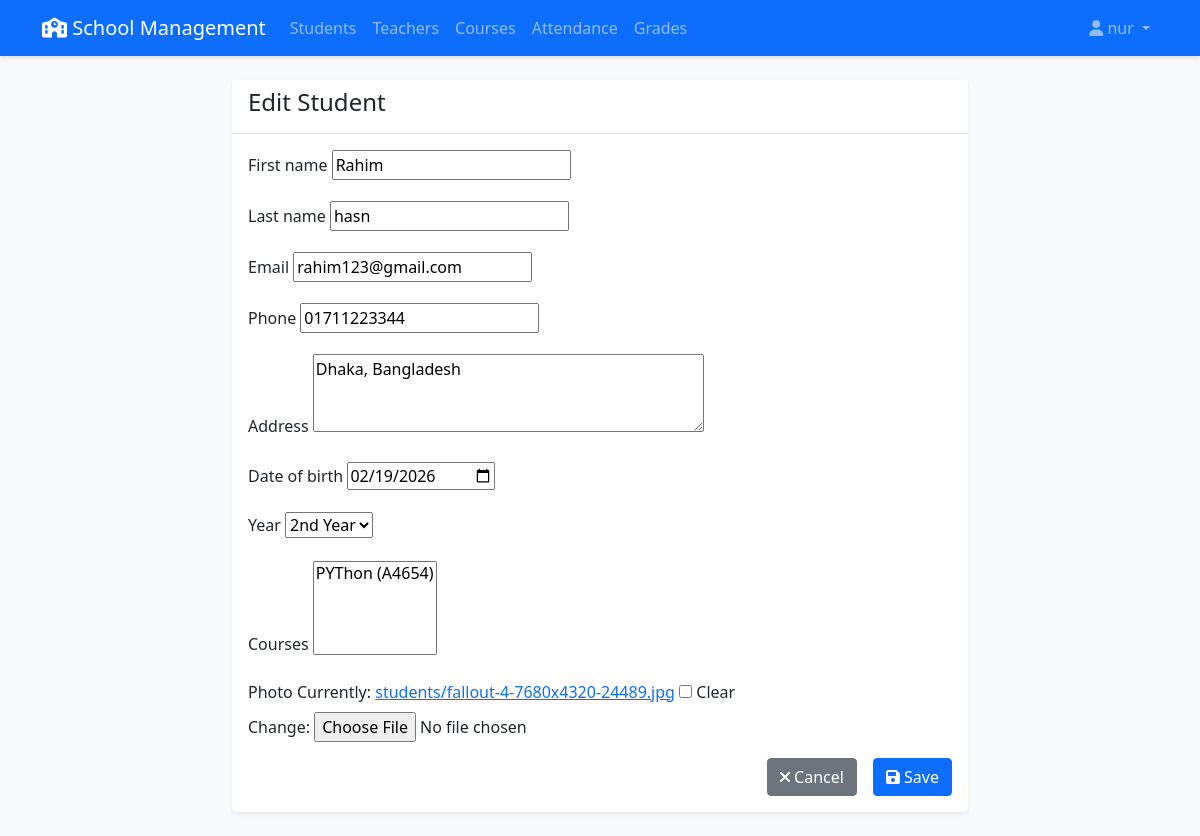
/students/2/update/ (signed in), run on the app's committed database.
### school/models.py (models this page shows, shortened)
class Student(models.Model):
    YEAR_CHOICES = [
        ('1', '1st Year'),
        ('2', '2nd Year'),
        ('3', '3rd Year'),
        ('4', '4th Year'),
    ]
    user = models.OneToOneField(User, on_delete=models.CASCADE, null=True, blank=True)
    first_name = models.CharField(max_length=50)
    last_name = models.CharField(max_length=50)
    email = models.EmailField(unique=True)
    phone = models.CharField(max_length=15)
    address = models.TextField()
    date_of_birth = models.DateField()
    enrollment_date = models.DateField(auto_now_add=True)
    year = models.CharField(max_length=1, choices=YEAR_CHOICES, default='1')
    courses = models.ManyToManyField(Course, related_name='students', blank=True)
    photo = models.ImageField(upload_to='students/', null=True, blank=True)

### school/views.py (the view)
# urls.py: path('students/<int:pk>/update/', views.student_update, name='student-update'),
@login_required
def student_update(request, pk):
    student = get_object_or_404(Student, pk=pk)
    if request.method == 'POST':
        form = StudentForm(request.POST, request.FILES, instance=student)
        if form.is_valid():
            form.save()
            messages.success(request, 'Student updated successfully!')
            return redirect('student-detail', pk=student.pk)
    else:
        form = StudentForm(instance=student)
    return render(request, 'school/student_form.html', {'form': form, 'title': 'Edit Student'})

### school/forms.py
class StudentForm(forms.ModelForm):
    class Meta:
        model = Student
        fields = ['first_name', 'last_name', 'email', 'phone', 'address',
                 'date_of_birth', 'year', 'courses', 'photo']
        widgets = {
            'date_of_birth': forms.DateInput(attrs={'type': 'date'}),
            'address': forms.Textarea(attrs={'rows': 3}),
        }

### school/models.py (called while the page is built)
    def __str__(self):
        return f"{self.name} ({self.code})"

### school/templates/school/student_form.html (shortened to what this page needs)
{% extends 'school/base.html' %}
{% block content %}
<div class="row justify-content-center">
    <div class="col-md-8">
        <div class="card">
            <div class="card-header">
                <h4>{{ title }}</h4>
            </div>
            <div class="card-body">
                <form method="POST" enctype="multipart/form-data">
                    {% for field in form %}
                    <div class="mb-3">
                        <label for="{{ field.id_for_label }}" class="form-label">
                            {{ field.label }}
                        </label>
                        {{ field }}
                    </div>
                    {% endfor %}
                    <div class="d-grid gap-2 d-md-flex justify-content-md-end">
                        <a href="{% url 'student-list' %}" class="btn btn-secondary me-md-2">
                            <i class="fas fa-times"></i> Cancel
                        </a>
                        <button type="submit" class="btn btn-primary">
                            <i class="fas fa-save"></i> Save
                        </button>
                    </div>
                </form>
            </div>
        </div>
    </div>
</div>
{% endblock %}

### school/templates/school/base.html (shortened to what this page needs)
<!DOCTYPE html>
<html lang="en">
<head>
    <link href="https://cdn.jsdelivr.net/npm/bootstrap@5.1.3/dist/css/bootstrap.min.css" rel="stylesheet">
    <link rel="stylesheet" href="https://cdnjs.cloudflare.com/ajax/libs/font-awesome/6.0.0/css/all.min.css">
    {% load static %}
    <link rel="stylesheet" href="{% static 'css/style.css' %}">
</head>
<body>
    <nav class="navbar navbar-expand-lg navbar-dark bg-primary">
        <div class="container">
            <a class="navbar-brand" href="{% url 'home' %}">
                <i class="fas fa-school"></i> School Management
            </a>
            <div class="collapse navbar-collapse" id="navbarNav">
                <ul class="navbar-nav me-auto">
                    <li class="nav-item">
                        <a class="nav-link" href="{% url 'student-list' %}">Students</a>
                    </li>
                    <li class="nav-item">
                        <a class="nav-link" href="{% url 'teacher-list' %}">Teachers</a>
                    </li>
                    <li class="nav-item">
                        <a class="nav-link" href="{% url 'course-list' %}">Courses</a>
                    </li>
                    {% if user.is_authenticated %}
                    <li class="nav-item">
                        <a class="nav-link" href="{% url 'attendance-list' %}">Attendance</a>
                    </li>
                    <li class="nav-item">
                        <a class="nav-link" href="{% url 'grade-list' %}">Grades</a>
                    </li>
                    {% endif %}
                </ul>
                <ul class="navbar-nav">
                    {% if user.is_authenticated %}
                    <li class="nav-item dropdown">
                        <a class="nav-link dropdown-toggle" href="#" id="navbarDropdown" role="button" data-bs-toggle="dropdown">
                            <i class="fas fa-user"></i> {{ user.username }}
                        </a>
                    </li>
                    {% endif %}
                </ul>
            </div>
        </div>
    </nav>
    <div class="container mt-4">
        {% block content %}
        {% endblock %}
    </div>
</body>
</html>

### static/css/style.css (style rules this page uses)
body { background-color: #f8f9fa; }
.navbar { box-shadow: 0 2px 4px rgba(0,0,0,.1); }
.card { box-shadow: 0 0.125rem 0.25rem rgba(0,0,0,.075); border: none; margin-bottom: 1.5rem; }
.card-header { background-color: #fff; border-bottom: 1px solid rgba(0,0,0,.125); }

### data on the page
Student: form "Rahim" "hasn" "rahim123@gmail.com" "01711223344" "Dhaka, Bangladesh" "02/19/2026" "2nd Year"

### other printed values
{{ user.username }} "nur"
{{ title }} "Edit Student"
{{ field.label }} "First name" "Last name" "Email" "Phone" "Address" "Date of birth" "Year" "Courses" "Photo"
